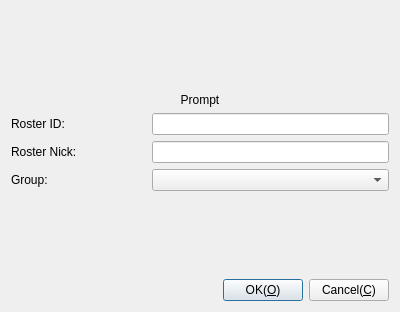
<?xml version="1.0" encoding="UTF-8"?>
<ui version="4.0">
 <class>CDlgAddRoster</class>
 <widget class="QDialog" name="CDlgAddRoster">
  <property name="geometry">
   <rect>
    <x>0</x>
    <y>0</y>
    <width>400</width>
    <height>312</height>
   </rect>
  </property>
  <property name="minimumSize">
   <size>
    <width>0</width>
    <height>0</height>
   </size>
  </property>
  <property name="maximumSize">
   <size>
    <width>16777215</width>
    <height>16777215</height>
   </size>
  </property>
  <property name="windowTitle">
   <string>Add Roster</string>
  </property>
  <property name="windowIcon">
   <iconset resource="../../Resource/Resource.qrc">
    <normaloff>:/icon/AppIcon</normaloff>:/icon/AppIcon</iconset>
  </property>
  <layout class="QGridLayout" name="gridLayout">
   <item row="0" column="0">
    <spacer name="verticalSpacer">
     <property name="orientation">
      <enum>Qt::Vertical</enum>
     </property>
     <property name="sizeHint" stdset="0">
      <size>
       <width>20</width>
       <height>74</height>
      </size>
     </property>
    </spacer>
   </item>
   <item row="1" column="0" colspan="2">
    <widget class="QLabel" name="lbPrompt">
     <property name="sizePolicy">
      <sizepolicy hsizetype="Preferred" vsizetype="Preferred">
       <horstretch>0</horstretch>
       <verstretch>0</verstretch>
      </sizepolicy>
     </property>
     <property name="minimumSize">
      <size>
       <width>0</width>
       <height>0</height>
      </size>
     </property>
     <property name="maximumSize">
      <size>
       <width>16777215</width>
       <height>16777215</height>
      </size>
     </property>
     <property name="text">
      <string>Prompt</string>
     </property>
     <property name="alignment">
      <set>Qt::AlignCenter</set>
     </property>
    </widget>
   </item>
   <item row="2" column="0" colspan="2">
    <layout class="QHBoxLayout" name="horizontalLayout">
     <item>
      <widget class="QLabel" name="label">
       <property name="sizePolicy">
        <sizepolicy hsizetype="Preferred" vsizetype="Preferred">
         <horstretch>1</horstretch>
         <verstretch>0</verstretch>
        </sizepolicy>
       </property>
       <property name="minimumSize">
        <size>
         <width>135</width>
         <height>0</height>
        </size>
       </property>
       <property name="maximumSize">
        <size>
         <width>16777215</width>
         <height>16777215</height>
        </size>
       </property>
       <property name="text">
        <string>Roster ID:</string>
       </property>
      </widget>
     </item>
     <item>
      <widget class="QLineEdit" name="txtJID">
       <property name="sizePolicy">
        <sizepolicy hsizetype="Preferred" vsizetype="Preferred">
         <horstretch>3</horstretch>
         <verstretch>0</verstretch>
        </sizepolicy>
       </property>
       <property name="minimumSize">
        <size>
         <width>0</width>
         <height>0</height>
        </size>
       </property>
       <property name="maximumSize">
        <size>
         <width>16777215</width>
         <height>16777215</height>
        </size>
       </property>
      </widget>
     </item>
    </layout>
   </item>
   <item row="3" column="0" colspan="2">
    <layout class="QHBoxLayout" name="horizontalLayout_4">
     <item>
      <widget class="QLabel" name="label_2">
       <property name="sizePolicy">
        <sizepolicy hsizetype="Preferred" vsizetype="Preferred">
         <horstretch>1</horstretch>
         <verstretch>0</verstretch>
        </sizepolicy>
       </property>
       <property name="minimumSize">
        <size>
         <width>135</width>
         <height>0</height>
        </size>
       </property>
       <property name="maximumSize">
        <size>
         <width>16777215</width>
         <height>16777215</height>
        </size>
       </property>
       <property name="text">
        <string>Roster Nick:</string>
       </property>
      </widget>
     </item>
     <item>
      <widget class="QLineEdit" name="txtNick">
       <property name="sizePolicy">
        <sizepolicy hsizetype="Preferred" vsizetype="Preferred">
         <horstretch>3</horstretch>
         <verstretch>0</verstretch>
        </sizepolicy>
       </property>
       <property name="minimumSize">
        <size>
         <width>0</width>
         <height>0</height>
        </size>
       </property>
       <property name="maximumSize">
        <size>
         <width>16777215</width>
         <height>16777215</height>
        </size>
       </property>
      </widget>
     </item>
    </layout>
   </item>
   <item row="4" column="0" colspan="2">
    <layout class="QHBoxLayout" name="horizontalLayout_2">
     <item>
      <widget class="QLabel" name="label_3">
       <property name="sizePolicy">
        <sizepolicy hsizetype="Preferred" vsizetype="Preferred">
         <horstretch>1</horstretch>
         <verstretch>0</verstretch>
        </sizepolicy>
       </property>
       <property name="minimumSize">
        <size>
         <width>135</width>
         <height>0</height>
        </size>
       </property>
       <property name="maximumSize">
        <size>
         <width>16777215</width>
         <height>16777215</height>
        </size>
       </property>
       <property name="text">
        <string>Group:</string>
       </property>
      </widget>
     </item>
     <item>
      <widget class="QComboBox" name="txtGroup">
       <property name="sizePolicy">
        <sizepolicy hsizetype="Preferred" vsizetype="Preferred">
         <horstretch>3</horstretch>
         <verstretch>0</verstretch>
        </sizepolicy>
       </property>
       <property name="minimumSize">
        <size>
         <width>0</width>
         <height>0</height>
        </size>
       </property>
      </widget>
     </item>
    </layout>
   </item>
   <item row="5" column="1">
    <spacer name="verticalSpacer_2">
     <property name="orientation">
      <enum>Qt::Vertical</enum>
     </property>
     <property name="sizeHint" stdset="0">
      <size>
       <width>20</width>
       <height>74</height>
      </size>
     </property>
    </spacer>
   </item>
   <item row="6" column="0" colspan="2">
    <layout class="QHBoxLayout" name="horizontalLayout_3">
     <item>
      <spacer name="horizontalSpacer">
       <property name="orientation">
        <enum>Qt::Horizontal</enum>
       </property>
       <property name="sizeHint" stdset="0">
        <size>
         <width>40</width>
         <height>20</height>
        </size>
       </property>
      </spacer>
     </item>
     <item>
      <widget class="QPushButton" name="pbOk">
       <property name="sizePolicy">
        <sizepolicy hsizetype="Preferred" vsizetype="Preferred">
         <horstretch>0</horstretch>
         <verstretch>0</verstretch>
        </sizepolicy>
       </property>
       <property name="minimumSize">
        <size>
         <width>0</width>
         <height>0</height>
        </size>
       </property>
       <property name="toolTip">
        <string>Ok</string>
       </property>
       <property name="text">
        <string>OK(&amp;O)</string>
       </property>
       <property name="icon">
        <iconset resource="../../Resource/Resource.qrc">
         <normaloff>:/icon/Accept</normaloff>:/icon/Accept</iconset>
       </property>
      </widget>
     </item>
     <item>
      <widget class="QPushButton" name="pbCancel">
       <property name="sizePolicy">
        <sizepolicy hsizetype="Preferred" vsizetype="Preferred">
         <horstretch>0</horstretch>
         <verstretch>0</verstretch>
        </sizepolicy>
       </property>
       <property name="minimumSize">
        <size>
         <width>0</width>
         <height>0</height>
        </size>
       </property>
       <property name="toolTip">
        <string>Cancle</string>
       </property>
       <property name="text">
        <string>Cancel(&amp;C)</string>
       </property>
       <property name="icon">
        <iconset resource="../../Resource/Resource.qrc">
         <normaloff>:/icon/Cancel</normaloff>:/icon/Cancel</iconset>
       </property>
      </widget>
     </item>
    </layout>
   </item>
  </layout>
 </widget>
 <resources>
  <include location="../../Resource/Resource.qrc"/>
 </resources>
 <connections/>
</ui>
